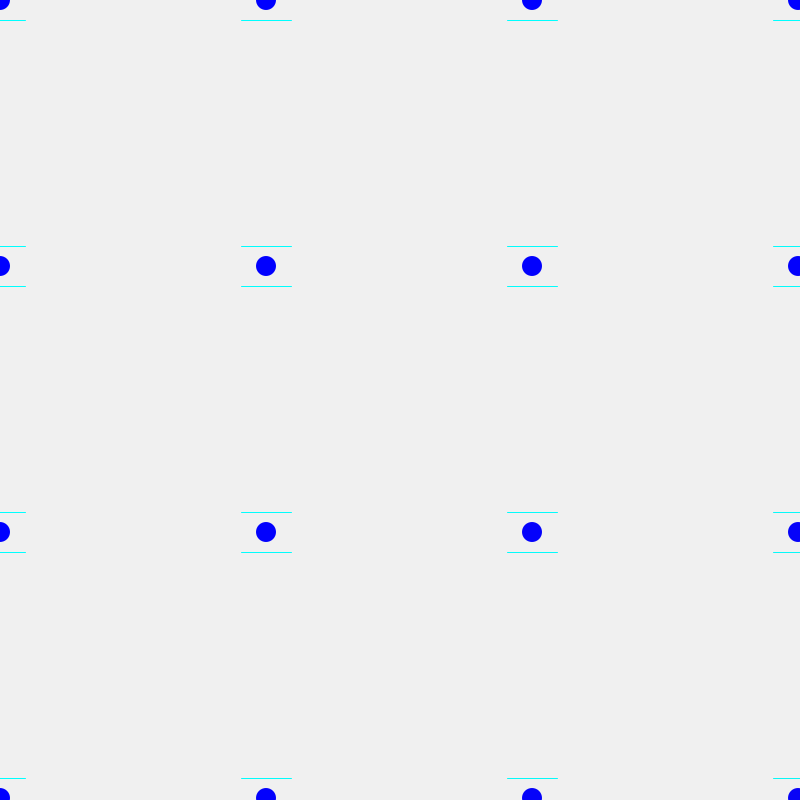
Frame 1 (no input)
Frame 60 (the mouse pressed at the canvas centre just before this capture): identical to frame 1, image omitted
Frame 120 (the mouse held since frame 60 and released just before this capture): identical to frame 1, image omitted

The Processing sketch that drew this single still picture (run headless with seeded random() and noise(); from frame 60 on, the mouse is pressed at the canvas centre):

// Processing sketch: s0900DobleForLoop_4ArgumentosFuncion
// ── s0900DobleForLoop_4ArgumentosFuncion.pde
int cols, filas, c;
int margen;

void setup() {
  size(800, 800);
  smooth();
  cols = 3;
  filas = 3;
  margen = 0;
}

void draw() {
  background(240);
  for (int i = 0; i <= cols; i++) {
    for (int j = 0; j <= filas; j ++) {
      //función con >= 4 argumentos
      //fn(int x, int y, int tm, color c)
            fn(i * ((width-margen)/cols), j * ((height-margen)/filas), 20, i*j);
      
    }
  }
}


void keyPressed() {
  if (key == ' ') {
    filas ++;
    cols ++;
  }
}



// ── fn.pde
void fn(int x, int y, float tm, int c){
  

  fill(c, c * 0.5, 255 - c);
//  fill(c);
  noStroke();
  ellipse(x, y, tm, tm);
  
  stroke(c, 255-c, 255-c);
  strokeWeight(1);
  line(x - (tm + 5), y - tm, x + (tm + 5), y - tm);
  line(x - (tm + 5), y + tm, x + (tm + 5), y + tm);
  
}
